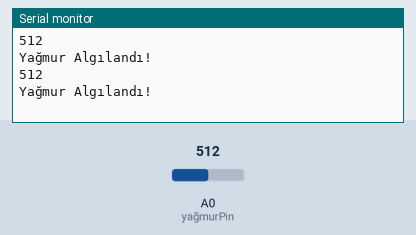
The sketch below on a simulated Arduino Uno, built for the host (arithmetic inside an expression is 32-bit, double 64-bit). Shown: the last lines printed to the serial monitor. The inputs (shaded band) are chosen by the test bench; at power-on: A0 (yağmurPin) = 512.

Above: at 1.8 s.
1.9 s: A0 (yağmurPin) set to 489
At 2.8 s:
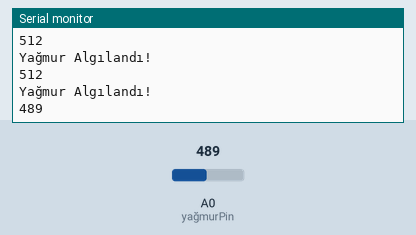
3.4 s: A0 (yağmurPin) set to 510
At 4.8 s:
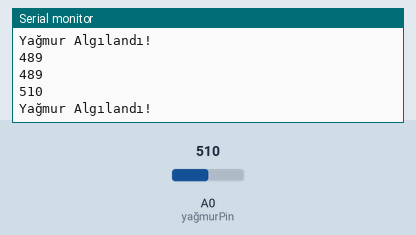
Timing chart, 0 to 6.4 s (numbered marks = the images above; inputs shaded):
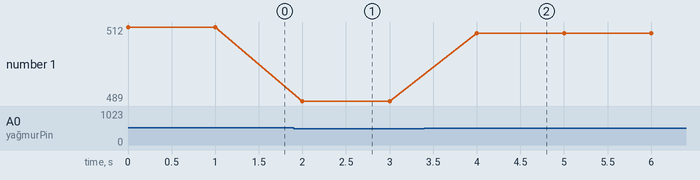

The sketch:

YAGMUR_SESOR.ino
```cpp
const int yağmurPin = A0; // Yağmur sensörünün AO pinini okumak için kullanılan analog pin

void setup() {
  Serial.begin(9600); // Seri monitör için başlat
}

void loop() {
  // Yağmur sensöründen analog değeri oku
  int yağmurDeğeri = analogRead(yağmurPin);

  // Seri monitöre değeri yazdır
  Serial.println(yağmurDeğeri);

  // Eğer yağmur algılanıyorsa (değer belirli bir eşik değerinden büyükse),
  // burada istediğiniz bir tepkiyi verebilirsiniz.
  if (yağmurDeğeri > 500) {
    Serial.println("Yağmur Algılandı!");//veya LED yakma gibi bir tepki verebilirsiniz.
  }

  // Biraz gecikme ekleyin
  delay(1000);
}
```

Measured:
- the behaviour switches between 501 and 500 on A0 (yağmurPin) (found by bisection; images 0 and 1)
- after the input at 1.9 s, the serial monitor: prints a new line after 0.10 s (image 1)
- after the input at 3.4 s, the serial monitor: prints a new line after 0.60 s (image 2)
- plotted number 1: 512 → 489 after the input at 1.9 s, 489 → 510 after the input at 3.4 s
